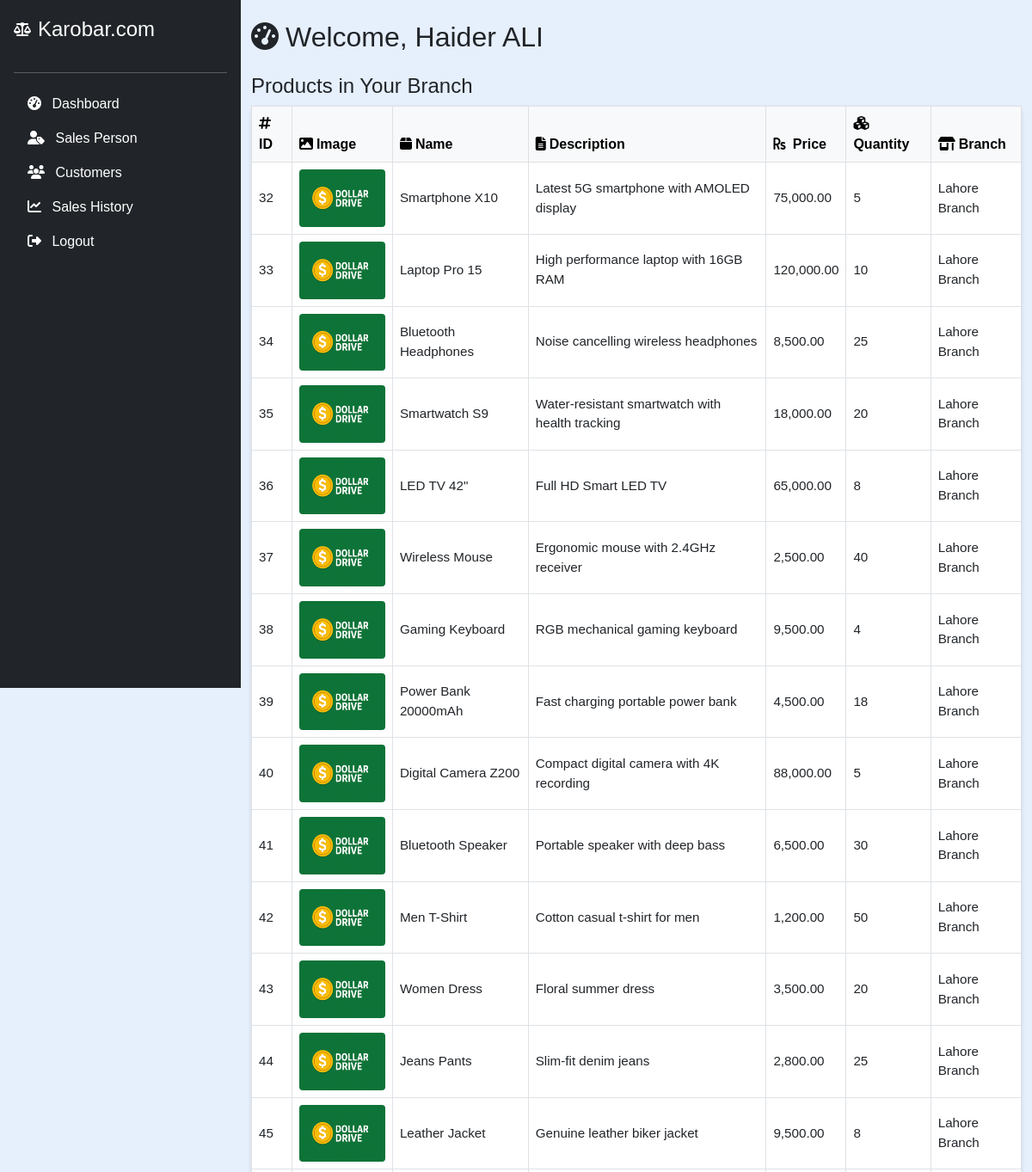
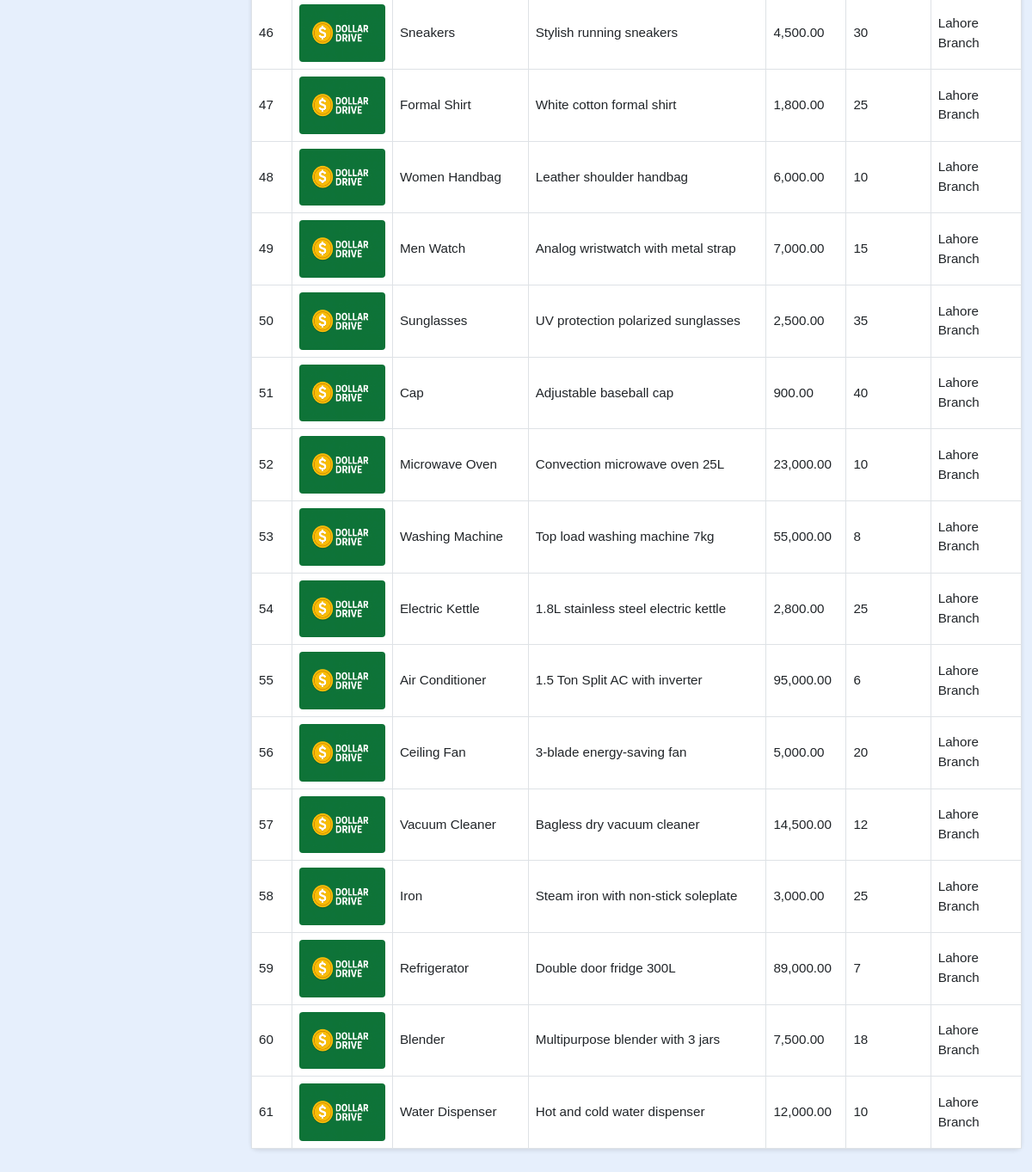
/manager/manager_dashboard.php (signed in), run on the app's committed database (2 pictures, top to bottom).
### tables this page shows
CREATE TABLE `products` (
  `id` int(11) NOT NULL,
  `branch_id` int(11) NOT NULL,
  `barcode_id` varchar(50) NOT NULL,
  `name` varchar(255) NOT NULL,
  `description` text DEFAULT NULL,
  `price` decimal(10,2) NOT NULL DEFAULT 0.00,
  `quantity` int(11) NOT NULL DEFAULT 0,
  `image` varchar(255) DEFAULT NULL,
  `created_at` datetime DEFAULT current_timestamp(),
  `category_id` int(11) NOT NULL,
  `unit` varchar(50) NOT NULL
);

CREATE TABLE `branches` (
  `id` int(11) NOT NULL,
  `owner_id` int(11) NOT NULL,
  `name` varchar(255) NOT NULL,
  `location` varchar(255) NOT NULL,
  `created_at` datetime DEFAULT current_timestamp()
);

### manager/manager_dashboard.php (the view, shortened to what this page needs)
<?php
include('../config.php');
$manager_id = $_SESSION["id"];
$sql_manager = "SELECT full_name, email, branch_id FROM managers WHERE id = ?";
$stmt_manager = mysqli_prepare($conn, $sql_manager);
mysqli_stmt_bind_param($stmt_manager, "i", $manager_id);
mysqli_stmt_execute($stmt_manager);
mysqli_stmt_bind_result($stmt_manager, $full_name, $email, $branch_id);
$sql_products = "SELECT p.id, p.name, p.description, p.price, p.quantity, p.image, b.name AS branch_name
                 FROM products p
                 LEFT JOIN branches b ON p.branch_id = b.id
                 WHERE p.branch_id = ?
                 ORDER BY p.created_at DESC";
$stmt_products = mysqli_prepare($conn, $sql_products);
mysqli_stmt_bind_param($stmt_products, "i", $branch_id);
mysqli_stmt_execute($stmt_products);
$result_products = mysqli_stmt_get_result($stmt_products);
?>
<!DOCTYPE html>
<html lang="en">
<head>
    <link href="https://cdn.jsdelivr.net/npm/bootstrap@5.3.0/dist/css/bootstrap.min.css" rel="stylesheet" />
    <link href="https://cdnjs.cloudflare.com/ajax/libs/font-awesome/6.6.0/css/all.min.css" rel="stylesheet" />
</head>
<body>
    <?php include('manager_sidebar.php'); ?>
    <div class="container py-4">
        <h2 class="mb-4"><i class="fas fa-tachometer-alt me-2"></i>Welcome, <?php echo htmlspecialchars($full_name); ?></h2>
        <h4>Products in Your Branch</h4>
        <table class="table table-bordered table-hover align-middle">
            <thead class="table-light">
                <tr>
                    <th><i class="fas fa-hashtag me-1"></i>ID</th>
                    <th><i class="fas fa-image me-1"></i>Image</th>
                    <th><i class="fas fa-box me-1"></i>Name</th>
                    <th><i class="fas fa-file-alt me-1"></i>Description</th>
                    <th><i class="fas fa-rupee-sign me-1"></i> Price</th>
                    <th><i class="fas fa-cubes me-1"></i>Quantity</th>
                    <th><i class="fas fa-store-alt me-1"></i>Branch</th>
                </tr>
            </thead>
            <tbody>
                <?php if ($result_products && mysqli_num_rows($result_products) > 0): ?>
                    <?php while ($row = mysqli_fetch_assoc($result_products)): ?>
                        <tr>
                            <td><?php echo $row['id']; ?></td>
                            <td>
                                <?php if ($row['image']): ?>
                                    <img src="../owner/images/<?php echo htmlspecialchars($row['image']); ?>" alt="Product Image" class="product-image" />
                                <?php else: ?>
                                    <span class="no-image">No image</span>
                                <?php endif; ?>
                            </td>
                            <td><?php echo htmlspecialchars($row['name']); ?></td>
                            <td><?php echo htmlspecialchars($row['description']); ?></td>
                            <td><?php echo number_format($row['price'], 2); ?></td>
                            <td><?php echo (int)$row['quantity']; ?></td>
                            <td><?php echo htmlspecialchars($row['branch_name'] ?: 'N/A'); ?></td>
                        </tr>
                    <?php endwhile; ?>
                <?php else: ?>
                    <tr><td colspan="7" class="text-center">No products found in your branch.</td></tr>
                <?php endif; ?>
            </tbody>
        </table>
    </div>
</body>
</html>

### manager/manager_dashboard.php (style rules this page uses)
body { background-color: #e6effc; font-family: Arial, sans-serif; margin-left: 280px; }
.container { padding: 2rem 1rem; }
h2 { color: #333; font-size: clamp(1.4rem, 4vw, 1.8rem); margin-bottom: 1.5rem; }
h4 { color: #333; font-size: clamp(1.2rem, 3vw, 1.5rem); margin-bottom: 1rem; }
.table { background-color: #fff; border-radius: 8px; box-shadow: 0 2px 5px rgba(0, 0, 0, 0.1); }
.table th { background-color: #f8f9fa; font-size: clamp(0.9rem, 2.5vw, 1rem); }
.table td { font-size: clamp(0.85rem, 2.5vw, 0.95rem); }
.product-image { max-width: 100px; max-height: 80px; object-fit: contain; border-radius: 4px; }

### manager/manager_sidebar.php (style rules this page uses)
body { font-family: Arial, sans-serif; background-color: #e6effc; margin-left: 280px; }

### data on the page
products: id "32", image (picture), name "Smartphone X10", description "Latest 5G smartphone with AMOLED display", price "75,000.00", quantity "5", branch.name "Lahore Branch"
products: id "33", image (picture), name "Laptop Pro 15", description "High performance laptop with 16GB RAM", price "120,000.00", quantity "10", branch.name "Lahore Branch"
products: id "34", image (picture), name "Bluetooth Headphones", description "Noise cancelling wireless headphones", price "8,500.00", quantity "25", branch.name "Lahore Branch"
products: id "35", image (picture), name "Smartwatch S9", description "Water-resistant smartwatch with health tracking", price "18,000.00", quantity "20", branch.name "Lahore Branch"
products: id "36", image (picture), name "LED TV 42\"", description "Full HD Smart LED TV", price "65,000.00", quantity "8", branch.name "Lahore Branch"
products: id "37", image (picture), name "Wireless Mouse", description "Ergonomic mouse with 2.4GHz receiver", price "2,500.00", quantity "40", branch.name "Lahore Branch"
products: id "38", image (picture), name "Gaming Keyboard", description "RGB mechanical gaming keyboard", price "9,500.00", quantity "4", branch.name "Lahore Branch"
products: id "39", image (picture), name "Power Bank 20000mAh", description "Fast charging portable power bank", price "4,500.00", quantity "18", branch.name "Lahore Branch"
products: id "40", image (picture), name "Digital Camera Z200", description "Compact digital camera with 4K recording", price "88,000.00", quantity "5", branch.name "Lahore Branch"
products: id "41", image (picture), name "Bluetooth Speaker", description "Portable speaker with deep bass", price "6,500.00", quantity "30", branch.name "Lahore Branch"
products: id "42", image (picture), name "Men T-Shirt", description "Cotton casual t-shirt for men", price "1,200.00", quantity "50", branch.name "Lahore Branch"
products: id "43", image (picture), name "Women Dress", description "Floral summer dress", price "3,500.00", quantity "20", branch.name "Lahore Branch"
products: id "44", image (picture), name "Jeans Pants", description "Slim-fit denim jeans", price "2,800.00", quantity "25", branch.name "Lahore Branch"
products: id "45", image (picture), name "Leather Jacket", description "Genuine leather biker jacket", price "9,500.00", quantity "8", branch.name "Lahore Branch"
products: id "46", image (picture), name "Sneakers", description "Stylish running sneakers", price "4,500.00", quantity "30", branch.name "Lahore Branch"
products: id "47", image (picture), name "Formal Shirt", description "White cotton formal shirt", price "1,800.00", quantity "25", branch.name "Lahore Branch"
products: id "48", image (picture), name "Women Handbag", description "Leather shoulder handbag", price "6,000.00", quantity "10", branch.name "Lahore Branch"
products: id "49", image (picture), name "Men Watch", description "Analog wristwatch with metal strap", price "7,000.00", quantity "15", branch.name "Lahore Branch"
products: id "50", image (picture), name "Sunglasses", description "UV protection polarized sunglasses", price "2,500.00", quantity "35", branch.name "Lahore Branch"
products: id "51", image (picture), name "Cap", description "Adjustable baseball cap", price "900.00", quantity "40", branch.name "Lahore Branch"
products: id "52", image (picture), name "Microwave Oven", description "Convection microwave oven 25L", price "23,000.00", quantity "10", branch.name "Lahore Branch"
products: id "53", image (picture), name "Washing Machine", description "Top load washing machine 7kg", price "55,000.00", quantity "8", branch.name "Lahore Branch"
products: id "54", image (picture), name "Electric Kettle", description "1.8L stainless steel electric kettle", price "2,800.00", quantity "25", branch.name "Lahore Branch"
products: id "55", image (picture), name "Air Conditioner", description "1.5 Ton Split AC with inverter", price "95,000.00", quantity "6", branch.name "Lahore Branch"
products: id "56", image (picture), name "Ceiling Fan", description "3-blade energy-saving fan", price "5,000.00", quantity "20", branch.name "Lahore Branch"
products: id "57", image (picture), name "Vacuum Cleaner", description "Bagless dry vacuum cleaner", price "14,500.00", quantity "12", branch.name "Lahore Branch"
products: id "58", image (picture), name "Iron", description "Steam iron with non-stick soleplate", price "3,000.00", quantity "25", branch.name "Lahore Branch"
products: id "59", image (picture), name "Refrigerator", description "Double door fridge 300L", price "89,000.00", quantity "7", branch.name "Lahore Branch"
products: id "60", image (picture), name "Blender", description "Multipurpose blender with 3 jars", price "7,500.00", quantity "18", branch.name "Lahore Branch"
products: id "61", image (picture), name "Water Dispenser", description "Hot and cold water dispenser", price "12,000.00", quantity "10", branch.name "Lahore Branch"

### other printed values
$full_name "Haider ALI"
